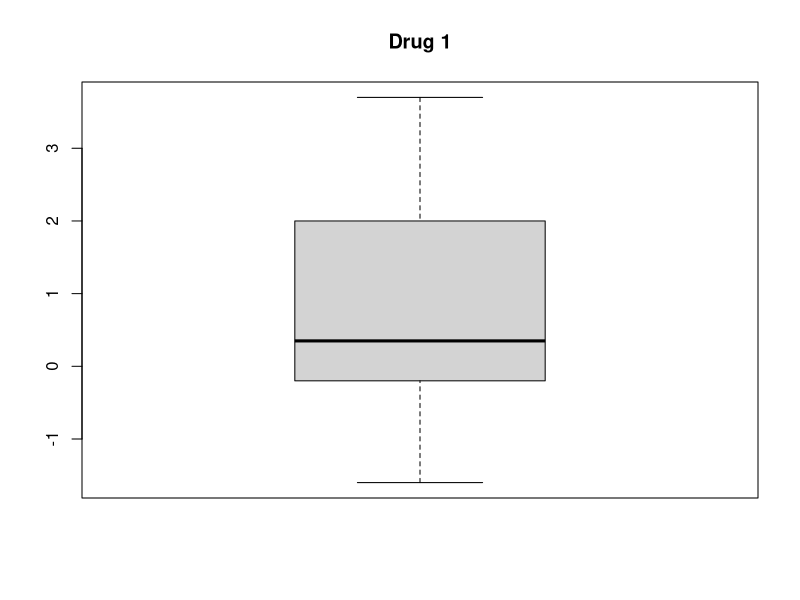
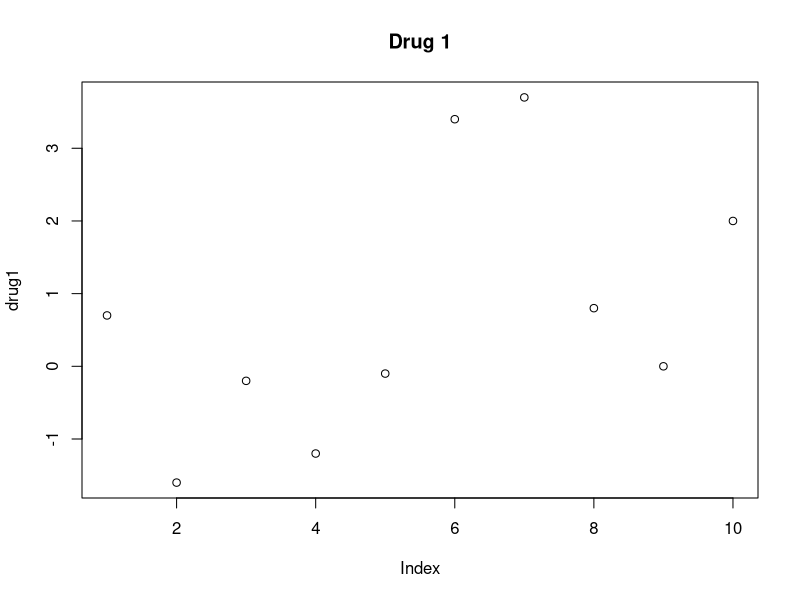
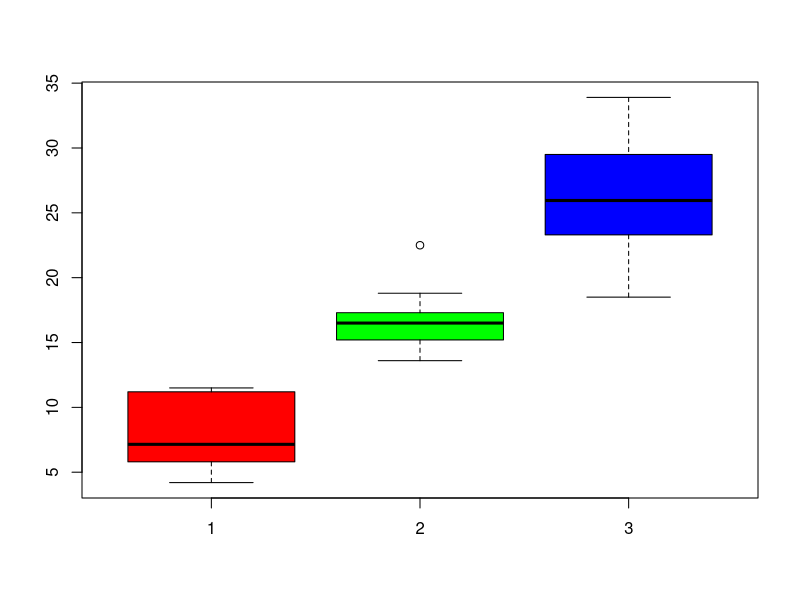
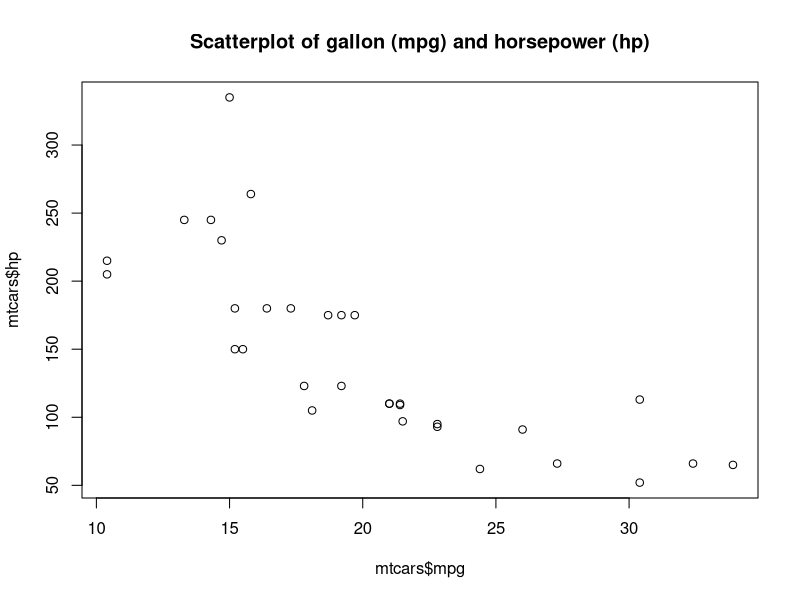

Recreate these plots in R, in order.
# Data Analysis Project: Parametric vs. Non-Parametric Tests

# 1. One-Sample Tests
# Dataset: sleep: extra hours of sleep for Drug 1 and Drug 2.
data(sleep)
View(sleep)
# Compare the extra hours of sleep for Drug 1 against a population value (0).
# - Test whether the average or median of extra hours of sleep is different from 0.
# H_o: μ(Drug_1) = 0 vs H_a: μ(Drug_1) != 0
drug1 <- sleep$extra[sleep$group == 1]
drug2 <- sleep$extra[sleep$group == 2]

# Check assumptions

# Test for normality
# H_o: Data is normally distributed vs H_a: Data is not normally distributed
shapiro.test(drug1)
# Since p-value is 0.4079 which is greater than 0.05, we fail to reject null
# hypothesis concluding that the data is normally distributed

# Test outliers
boxplot(drug1, main="Drug 1")
plot(drug1, main="Drug 1")

# Run test
# H_o: μ(Drug_1) = 0 vs H_a: μ(Drug_1) != 0
t.test(drug1, mu=0)
# Since p-value is 0.2176 which greater than 0.05, we fail to reject H_o concluding that
# the average of extra hours of sleep is 0.

# 2. Two Independent Sample Tests
# Dataset: iris: Sepal Length for three species: setosa, versicolor, and virginica.
data(iris)
View(iris)
# Compare the Sepal Length between two species: setosa and versicolor.
setosa <- iris$Sepal.Length[iris$Species == "setosa"]
versicolor <- iris$Sepal.Length[iris$Species == "versicolor"]
# - Test if there is a significant difference in sepal length between the two species.

# Check assumptions

# Check normality
# H_o: Data is normally distributed vs H_a: Data is not normally distributed
shapiro.test(setosa)
# Since p-value is 0.4595 which is greater than 0.05, we fail to reject null
# hypothesis concluding that the data is normally distributed

shapiro.test(versicolor)
# Since p-value is 0.0.4647 which is greater than 0.05, we fail to reject null
# hypothesis concluding that the data is normally distributed

# Check equality of variance
var.test(setosa, versicolor)
# Since the p-value is 0.008657 which is less than 0.05, we reject the H_o concluding
# that variances are not equal

# Run test
wilcox.test(setosa, versicolor, exact=FALSE)
# Since p-value is less than 0.05, we reject the H_o concluding that
# there is a significant difference in sepal length between the two species

# 3. Multiple Independent Sample Tests
# Dataset: ToothGrowth: Tooth length for three dose levels of Vitamin C (0.5, 1, and 2).
data(ToothGrowth)
View(ToothGrowth)
# Compare the effect of Vitamin C on tooth growth across three dose levels (0.5, 1, and 2).
# - Test if there is a significant difference in tooth growth across the three dose levels.
# H_o: There is no significant difference in tooth growth across the three dose levels
# H_a: There is significant difference in tooth growth across the three dose levels
VC_0_5 <- ToothGrowth$len[ToothGrowth$dose == "0.5" & ToothGrowth$supp == "VC"]
VC_1 <- ToothGrowth$len[ToothGrowth$dose == "1" & ToothGrowth$supp == "VC"]
VC_2 <- ToothGrowth$len[ToothGrowth$dose == "2" & ToothGrowth$supp == "VC"]
VC <- ToothGrowth[ToothGrowth$supp == "VC",]

# Check assumptons
# Check mormality
# H_o: Data is normally distributed vs H_a: Data is not normally distributed
shapiro.test(VC_0_5)
# p-value = 0.1696: Fail to reject H_o: Data is normally distributed

shapiro.test(VC_1)
# p-value = 0.2698: Fail to reject H_o: Data is normally distributed

shapiro.test(VC_2)
# p-value = 0.9194: Fail to reject H_o: Data is normally distributed

# Check for equality of variance
bartlett.test(len ~ dose, data=VC)
bartlett.test(list(VC_0_5, VC_1, VC_2))

# Outliers
boxplot(VC_0_5, VC_1, VC_2, col=c("red", "green", "blue"))

# Run the test
anova <- aov(len ~ dose, data=VC) # If assumptions are met
summary(anova)
# p-value = 1.51e-11: Reject H_o: There is significant difference in tooth growth across the three dose levels

KR <- kruskal.test(len ~ dose, data=VC) # If assumptions are not met
KR
# p-value = 3.594e-06: Reject H_o: There is significant difference in tooth growth across the three dose levels

# 4. Correlation
# Dataset: mtcars: Miles per gallon (mpg) and Horsepower (hp) of cars.
data(mtcars)
View(mtcars)
# Investigate the relationship between miles per gallon (mpg) and horsepower (hp).
# - Test if there is a significant correlation between mpg and hp.

plot(mtcars$mpg, mtcars$hp, main="Scatterplot of gallon (mpg) and horsepower (hp)")

# Check for normality
shapiro.test(mtcars$mpg)
# p-value = 0.1229: Normally distributed

shapiro.test(mtcars$hp)
# p-value = 0.04881: Not normally distributed

cor.test(mtcars$mpg, mtcars$hp, method = "spearman", exact = FALSE)
# p-value = 5.086e-12: Reject H_o: There is a significant correlation between mpg and hp.
cor.test(mtcars$mpg, mtcars$hp, method = "kendall", exact = FALSE)
# p-value = 4.332e-09: Reject H_o: There is a significant correlation between mpg and hp.
